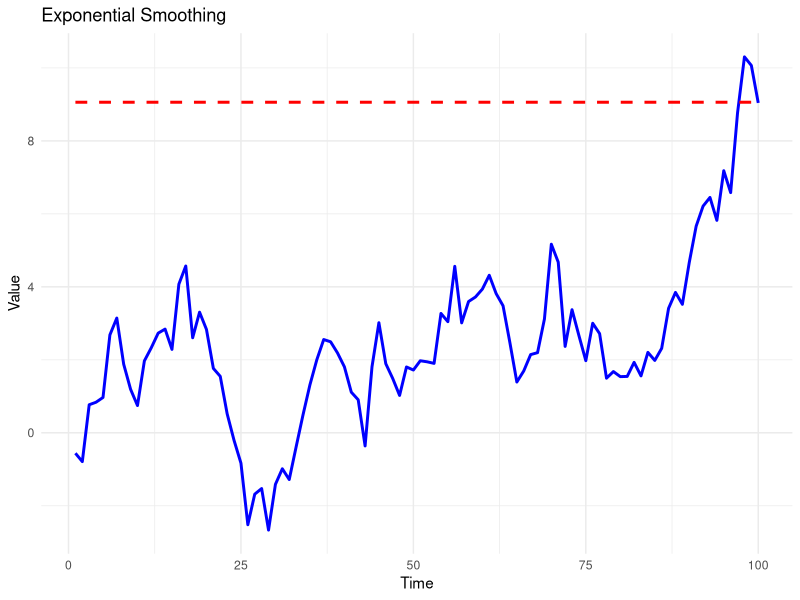

Here is the R script that generated this plot:
# Install and load required packages (if not already installed)
# install.packages(c("forecast", "ggplot2"))

library(forecast)
library(ggplot2)

# Generate a synthetic time series dataset
set.seed(123)
time_series <- ts(cumsum(rnorm(100, mean = 0, sd = 1)), frequency = 1)

# Apply exponential smoothing
smoothed_data <- forecast::forecast(HoltWinters(time_series, beta = FALSE, gamma = FALSE), h = length(time_series))

# Create a plot to visualize the original and smoothed time series
df <- data.frame(
  Time = time(time_series),
  Original = as.numeric(time_series),
  Smoothed = as.numeric(smoothed_data$mean)
)

ggplot(df, aes(x = Time)) +
  geom_line(aes(y = Original), color = "blue", size = 1, linetype = "solid") +
  geom_line(aes(y = Smoothed), color = "red", size = 1, linetype = "dashed") +
  labs(title = "Exponential Smoothing", x = "Time", y = "Value") +
  theme_minimal()
